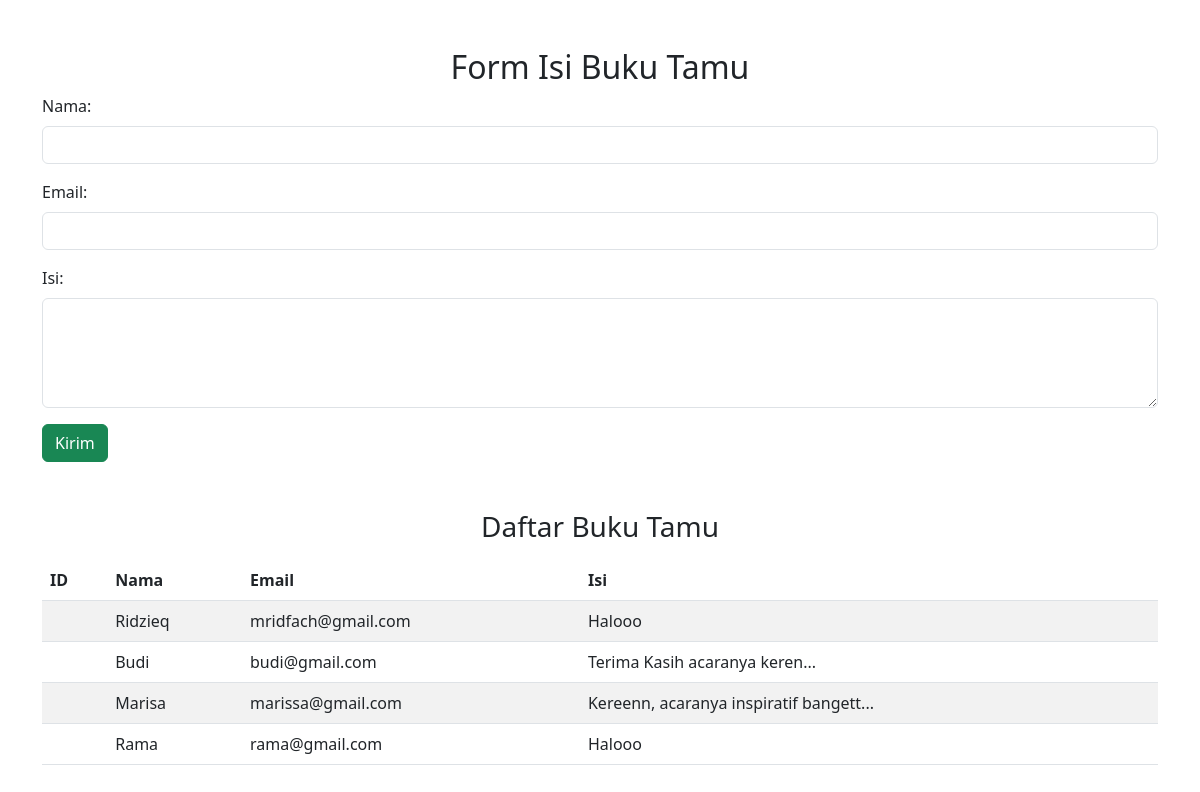
The page / on the database its author committed.
### tables this page shows
CREATE TABLE `buku_tamu` (
  `ID_BT` int(10) NOT NULL,
  `NAMA` varchar(200) NOT NULL,
  `EMAIL` varchar(50) NOT NULL,
  `ISI` text NOT NULL
);

### index.php (the view, shortened to what this page needs)
<?php
include 'koneksiDB.php';
$query = "SELECT * FROM buku_tamu";
$result = mysqli_query($koneksi, $query);
?>
<!DOCTYPE html>
<html lang="id">
<head>
    <link href="https://cdn.jsdelivr.net/npm/bootstrap@5.3.0-alpha1/dist/css/bootstrap.min.css" rel="stylesheet">
</head>
<body>
    <div class="container mt-5">
        <h2 class="text-center">Form Isi Buku Tamu</h2>
        <form action="index.php" method="post">
            <div class="mb-3">
              <label for="nama" class="form-label">Nama:</label>
              <input type="text" class="form-control" id="nama" name="nama" required>
            </div>
            <div class="mb-3">
              <label for="email" class="form-label">Email:</label>
              <input type="email" class="form-control" id="email" name="email" required>
            </div>
            <div class="mb-3">
              <label for="isi" class="form-label">Isi:</label>
              <textarea class="form-control" id="isi" name="isi" rows="4" required></textarea>
            </div>
            <button type="submit" name="submit" class="btn btn-success">Kirim</button>
        </form>
        <h3 class="mt-5 text-center">Daftar Buku Tamu</h3>
        <table class="table table-striped mt-3">
          <thead>
            <tr>
                <th>ID</th>
                <th>Nama</th>
                <th>Email</th>
                <th>Isi</th>
            </tr>
          </thead>
          <tbody>
            <?php
            if ($result && mysqli_num_rows($result) > 0) {
              while ($row = mysqli_fetch_assoc($result)) {
                echo "<tr>
                        <td>{$row['ID']}</td>
                        <td>{$row['NAMA']}</td>
                        <td>{$row['EMAIL']}</td>
                        <td>{$row['ISI']}</td>
                      </tr>";
              }
            } else {
                echo "<tr><td colspan='4' class='text-center'>Tidak ada data tamu.</td></tr>";
            }
            ?>
          </tbody>
        </table>
    </div>
</body>
</html>

### rows shown on the page
buku_tamu: NAMA "Ridzieq", EMAIL "mridfach@gmail.com", ISI "Halooo"
buku_tamu: NAMA "Budi", EMAIL "budi@gmail.com", ISI "Terima Kasih acaranya keren..."
buku_tamu: NAMA "Marisa", EMAIL "marissa@gmail.com", ISI "Kereenn, acaranya inspiratif bangett..."
buku_tamu: NAMA "Rama", EMAIL "rama@gmail.com", ISI "Halooo"
